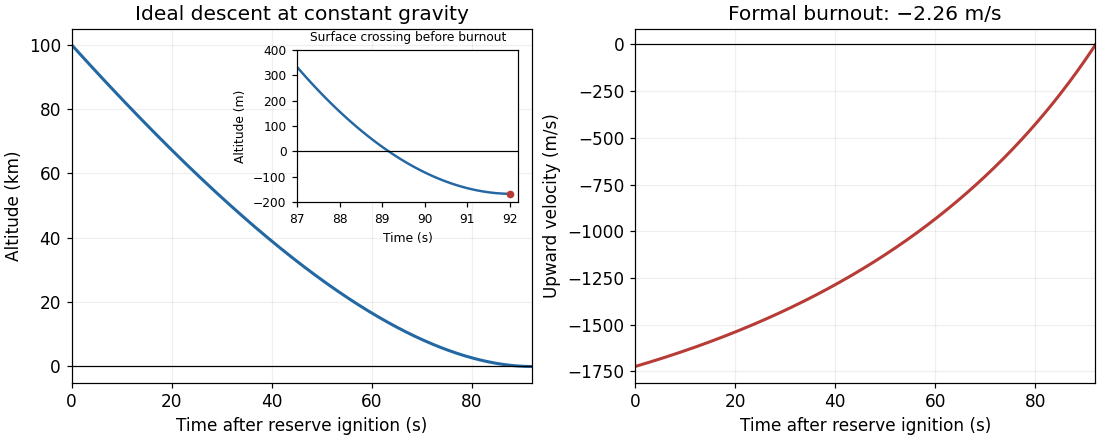

Reproduce this figure in Python.
"""Plot the ideal reserve burn. Tested with Python 3.14, NumPy 2.3.5, Matplotlib 3.10.7."""
from pathlib import Path

import matplotlib
matplotlib.use("Agg")
import matplotlib.pyplot as plt
import numpy as np


def main():
    g, exhaust = 9.81, 2500.0
    burn = 160.0
    launch_log = np.log(540000.0 / 140000.0)
    v_b = exhaust * launch_log - g * burn
    z_b = exhaust * (burn - 56.0 * launch_log) - g * burn**2 / 2
    height = z_b + v_b**2 / (2 * g)
    w_i = np.sqrt(2 * g * (height - 100000.0))
    rate = 26000.0 / 92.0
    time = np.linspace(0, 92, 1001)
    mass = 40000.0 - rate * time
    velocity = -w_i + exhaust * np.log(40000.0 / mass) - g * time
    altitude = (100000.0 - w_i * time
                + exhaust * (time - mass / rate * np.log(40000.0 / mass))
                - g * time**2 / 2)
    plt.rcParams.update({"font.size": 11, "figure.facecolor": "white",
                         "axes.facecolor": "white", "savefig.facecolor": "white"})
    fig, axes = plt.subplots(1, 2, figsize=(10, 4), layout="constrained")
    ax = axes[0]
    ax.plot(time, altitude / 1000, color="#2368a2", linewidth=2)
    ax.axhline(0, color="black", linewidth=0.8)
    ax.set(xlabel="Time after reserve ignition (s)", ylabel="Altitude (km)",
           title="Ideal descent at constant gravity", xlim=(0, 92))
    ax.grid(alpha=0.2)
    inset = ax.inset_axes([0.49, 0.51, 0.48, 0.43])
    inset.plot(time, altitude, color="#2368a2", linewidth=1.6)
    inset.axhline(0, color="black", linewidth=0.8)
    inset.plot(92, altitude[-1], "o", color="#b73b36", markersize=4)
    inset.set(xlim=(87, 92.2), ylim=(-200, 400), xlabel="Time (s)", ylabel="Altitude (m)")
    inset.tick_params(labelsize=8)
    inset.xaxis.label.set_size(8)
    inset.yaxis.label.set_size(8)
    inset.set_title("Surface crossing before burnout", fontsize=8)
    ax = axes[1]
    ax.plot(time, velocity, color="#b73b36", linewidth=2)
    ax.axhline(0, color="black", linewidth=0.8)
    ax.set(xlabel="Time after reserve ignition (s)", ylabel="Upward velocity (m/s)",
           title="Formal burnout: −2.26 m/s", xlim=(0, 92))
    ax.grid(alpha=0.2)
    fig.savefig(Path.cwd() / Path(__file__).with_suffix(".png").name,
                dpi=110, metadata={"Software": "codex-wiki figure generator"})
    plt.close(fig)


if __name__ == "__main__":
    main()
